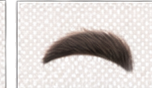
#> input picture assets/characters/kiko_production/source_layers/brow_l.png, 152 x 88 px, given in place of source_layers, which was not available
$ python kiko_review_sheet.py --output out.png ../assets/characters/kiko_production/source_layers
#> lines starting #> are read from the running program, lines starting #| are printed output that depends on the picture; pictures that were not available may be replaced by others from this repository, and a replacement may not be noted
"""Label and tile existing Blender renders without altering their aspect ratio."""
from __future__ import annotations

import argparse
import math
from pathlib import Path

from PIL import Image, ImageDraw, ImageOps


def make_sheet(paths: list[Path], output: Path, columns: int = 3) -> None:
#> called with columns = 3
    if not paths or columns < 1:
        raise ValueError("At least one image and one column are required")
    width, height, label = 427, 240, 24
    result = Image.new("RGB", (width * columns, (height + label) * math.ceil(len(paths) / columns)), "#171c23")
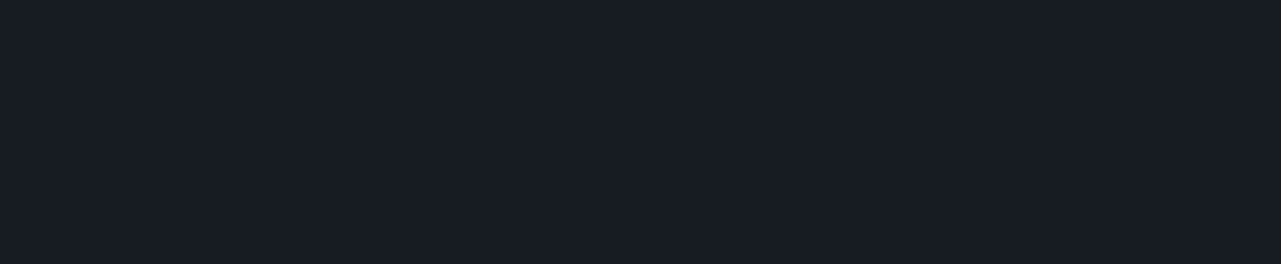
#> result: PIL image 1281x264 RGB; mean R, G, B 23, 28, 35
    draw = ImageDraw.Draw(result)
    for i, path in enumerate(paths):
        with Image.open(path) as image:
#> image is the input picture: PIL image 152x88 RGBA; mean R, G, B, A 209, 202.7, 199.8, 230.9
            tile = ImageOps.contain(image.convert("RGB"), (width, height))
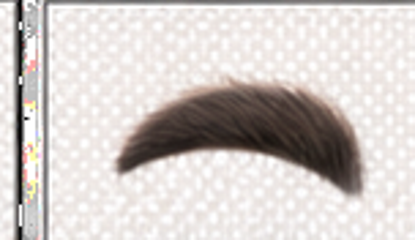
#> tile: PIL image 415x240 RGB; mean R, G, B 208.9, 202.6, 199.8
        x, y = i % columns * width, i // columns * (height + label)
        result.paste(tile, (x + (width - tile.width) // 2, y + label + (height - tile.height) // 2))
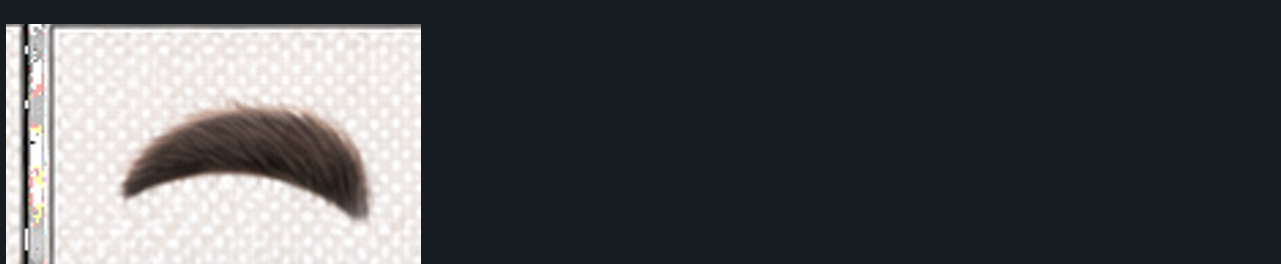
#> result: PIL image 1281x264 RGB; mean R, G, B 77.8, 79.4, 83.5
        draw.text((x + 8, y + 5), path.stem.replace("_", " "), fill="white")
    output.parent.mkdir(parents=True, exist_ok=True)
    result.save(output)


if __name__ == "__main__":
    parser = argparse.ArgumentParser(description=__doc__)
    parser.add_argument("--output", required=True, type=Path)
    parser.add_argument("--columns", type=int, default=3)
    parser.add_argument("images", nargs="+", type=Path)
    args = parser.parse_args()
    make_sheet(args.images, args.output, args.columns)

$ run again, on assets/characters/kiko_production/source_layers/brow_r.png
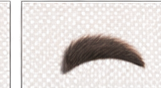
#> input picture assets/characters/kiko_production/source_layers/brow_r.png, 161 x 88 px, given in place of source_layers, which was not available
#> in make_sheet, image is the input picture: PIL image 161x88 RGBA; mean R, G, B, A 214.6, 208.8, 206.1, 231.6
#> in make_sheet, `tile = ImageOps.contain(image.convert("RGB"), (width, height))`:
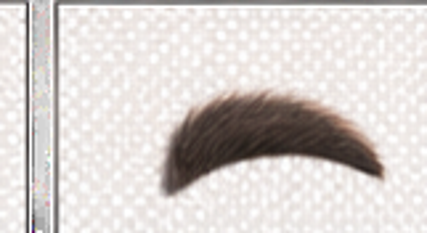
#> tile: PIL image 427x233 RGB; mean R, G, B 214.6, 208.8, 206.1
#> in make_sheet, `result.paste(tile, (x + (width - tile.width) // 2, y + label + (height..`:
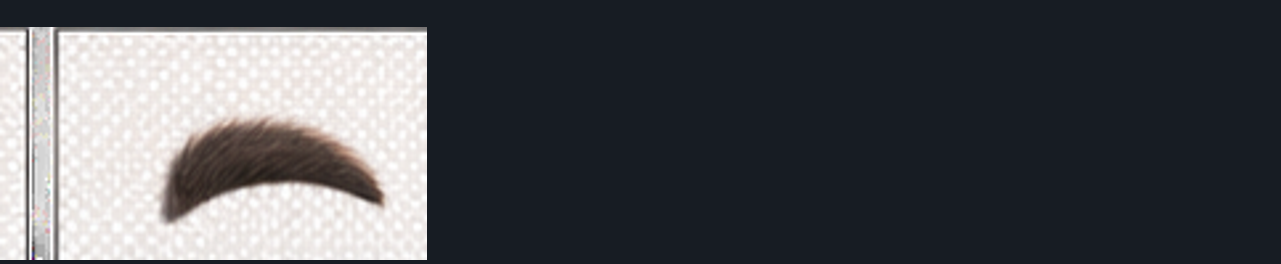
#> result: PIL image 1281x264 RGB; mean R, G, B 79.4, 81.2, 85.3

$ run again, on assets/characters/kiko_production/source_layers/cheek_r.png
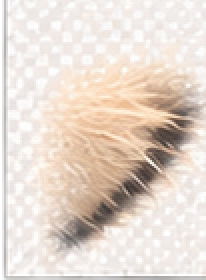
#> input picture assets/characters/kiko_production/source_layers/cheek_r.png, 103 x 140 px, given in place of source_layers, which was not available (shown 2 times larger)
#> in make_sheet, image is the input picture: PIL image 103x140 RGBA; mean R, G, B, A 227.3, 214.4, 204.4, 243.2
#> in make_sheet, `tile = ImageOps.contain(image.convert("RGB"), (width, height))`:
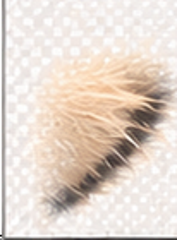
#> tile: PIL image 177x240 RGB; mean R, G, B 227.2, 214.4, 204.3
#> in make_sheet, `result.paste(tile, (x + (width - tile.width) // 2, y + label + (height..`:
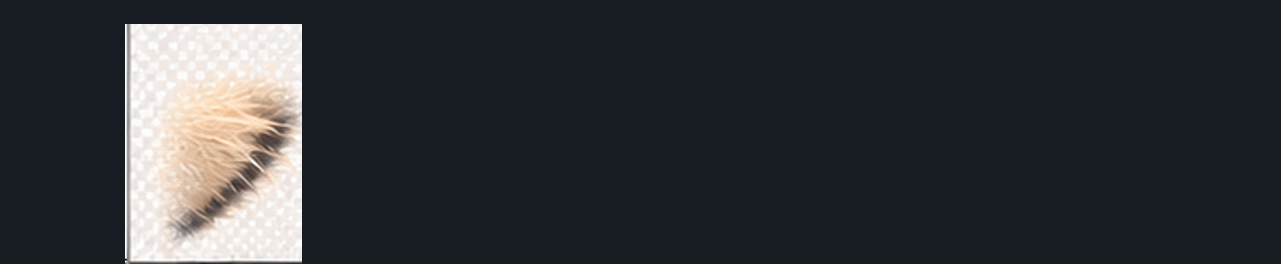
#> result: PIL image 1281x264 RGB; mean R, G, B 48.7, 51.4, 56.3
